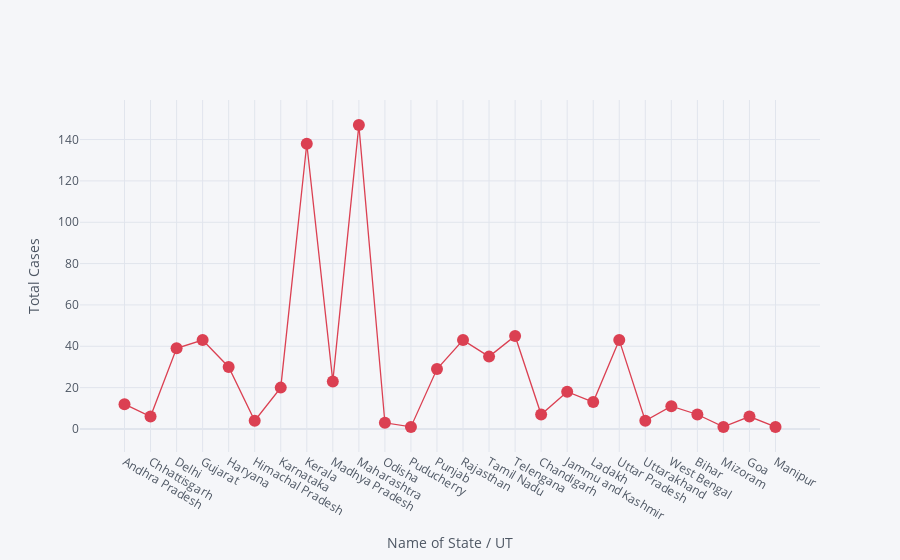

Notebook cell for this chart:
### Code cell
#PLOTLY VISUALIZATION 
df.iplot(kind='scatter', x='Name of State / UT', y='Total Cases',mode = 'markers+lines',xTitle='Name of State / UT', yTitle='Total Cases',colors='red')

### Figure 1 — Plotly figure (JSON) as saved in the notebook; plotly's stock layout.template omitted (floating-point values rounded to 4 significant figures)
{"data": [{"line": {"color": "rgba(219, 64, 82, 1.0)", "dash": "solid", "shape": "linear", "width": 1.3}, "marker": {"size": 12, "symbol": "circle"}, "mode": "markers+lines", "name": "Total Cases", "text": "", "type": "scatter", "x": ["Andhra Pradesh", "Chhattisgarh", "Delhi", "Gujarat", "Haryana", "Himachal Pradesh", "Karnataka", "Kerala", "Madhya Pradesh", "Maharashtra", "Odisha", "Puducherry", "Punjab", "Rajasthan", "Tamil Nadu", "Telengana", "Chandigarh", "Jammu and Kashmir", "Ladakh", "Uttar Pradesh", "Uttarakhand", "West Bengal", "Bihar", "Mizoram", "Goa", "Manipur"], "y": [12, 6, 39, 43, 30, 4, 20, 138, 23, 147, 3, 1, 29, 43, 35, 45, 7, 18, 13, 43, 4, 11, 7, 1, 6, 1]}], "layout": {"legend": {"bgcolor": "#F5F6F9", "font": {"color": "#4D5663"}}, "paper_bgcolor": "#F5F6F9", "plot_bgcolor": "#F5F6F9", "title": {"font": {"color": "#4D5663"}}, "xaxis": {"gridcolor": "#E1E5ED", "showgrid": true, "tickfont": {"color": "#4D5663"}, "title": {"font": {"color": "#4D5663"}, "text": "Name of State / UT"}, "zerolinecolor": "#E1E5ED"}, "yaxis": {"gridcolor": "#E1E5ED", "showgrid": true, "tickfont": {"color": "#4D5663"}, "title": {"font": {"color": "#4D5663"}, "text": "Total Cases"}, "zerolinecolor": "#E1E5ED"}}}
